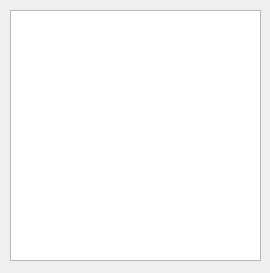
<?xml version="1.0" encoding="UTF-8"?>
<ui version="4.0">
 <class>FiguresSceneMdi</class>
 <widget class="QWidget" name="FiguresSceneMdi">
  <property name="enabled">
   <bool>true</bool>
  </property>
  <property name="minimumSize">
   <size>
    <width>270</width>
    <height>273</height>
   </size>
  </property>
  <property name="maximumSize">
   <size>
    <width>270</width>
    <height>273</height>
   </size>
  </property>
  <property name="windowTitle">
   <string>Form</string>
  </property>
  <widget class="ShapeView" name="graphicsView">
   <property name="geometry">
    <rect>
     <x>10</x>
     <y>10</y>
     <width>251</width>
     <height>251</height>
    </rect>
   </property>
   <property name="minimumSize">
    <size>
     <width>251</width>
     <height>251</height>
    </size>
   </property>
   <property name="maximumSize">
    <size>
     <width>251</width>
     <height>251</height>
    </size>
   </property>
   <property name="dragMode">
    <enum>QGraphicsView::NoDrag</enum>
   </property>
  </widget>
 </widget>
 <customwidgets>
  <customwidget>
   <class>ShapeView</class>
   <extends>QGraphicsView</extends>
   <header>shapeview.h</header>
  </customwidget>
 </customwidgets>
 <resources/>
 <connections/>
</ui>
